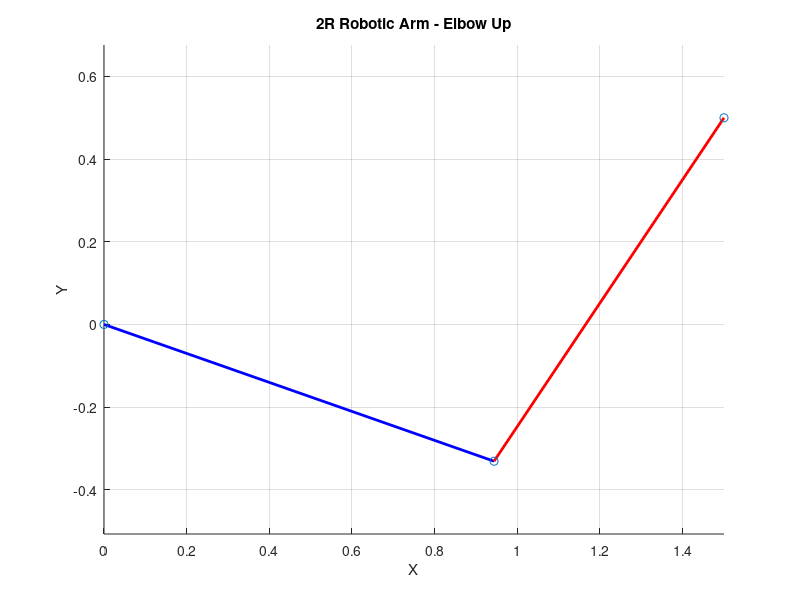

MATLAB code to generate this figure:
% 2R Robot Inverse Kinematics - Elbow Up
clc;
clear;

% Link lengths
L1 = 1; % Length of the first link
L2 = 1; % Length of the second link

% Desired end-effector position
x = 1.5; % x-coordinate of the end-effector
y = 0.5; % y-coordinate of the end-effector

% Inverse Kinematics calculations
% Compute cos(theta2) using the law of cosines
D = (x^2 + y^2 - L1^2 - L2^2) / (2 * L1 * L2);

% Check if the position is reachable
if abs(D) > 1
    error('Target position is out of reach');
end

% Compute theta2 for the elbow-up configuration
theta2 = atan2(sqrt(1 - D^2), D);

% Compute theta1 using the elbow-up configuration
theta1 = atan2(y, x) - atan2(L2 * sin(theta2), L1 + L2 * cos(theta2));

% Convert the angles to degrees for better interpretation
theta1_deg = rad2deg(theta1);
theta2_deg = rad2deg(theta2);

% Display the joint angles
fprintf('Theta1 (deg): %.2f\n', theta1_deg);
fprintf('Theta2 (deg): %.2f\n', theta2_deg);

% Visualization (optional)
figure;
hold on;
plot([0, L1*cos(theta1)], [0, L1*sin(theta1)], 'b-', 'LineWidth', 2); % First link
plot([L1*cos(theta1), x], [L1*sin(theta1), y], 'r-', 'LineWidth', 2); % Second link
scatter([0, L1*cos(theta1), x], [0, L1*sin(theta1), y], 'ko'); % Joints
axis equal;
xlabel('X');
ylabel('Y');
title('2R Robotic Arm - Elbow Up');
grid on;
